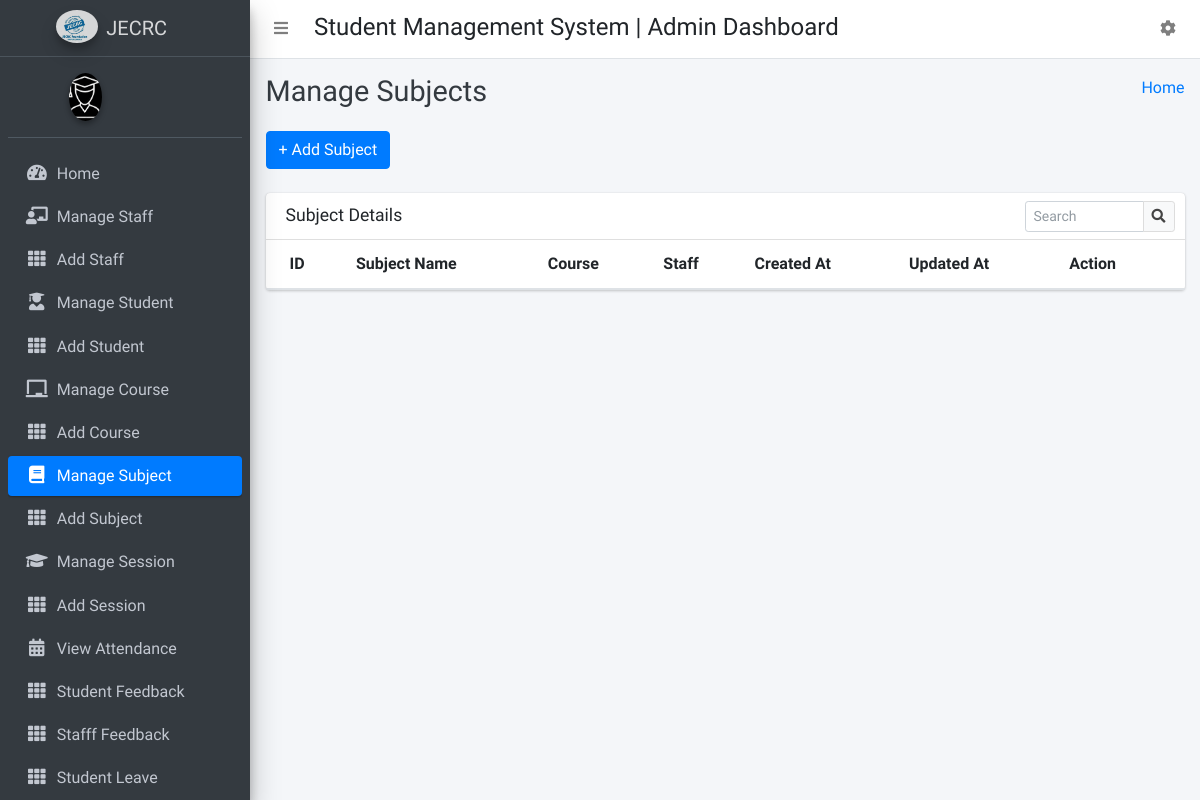
Before: /manage_subject/ with the older database file.
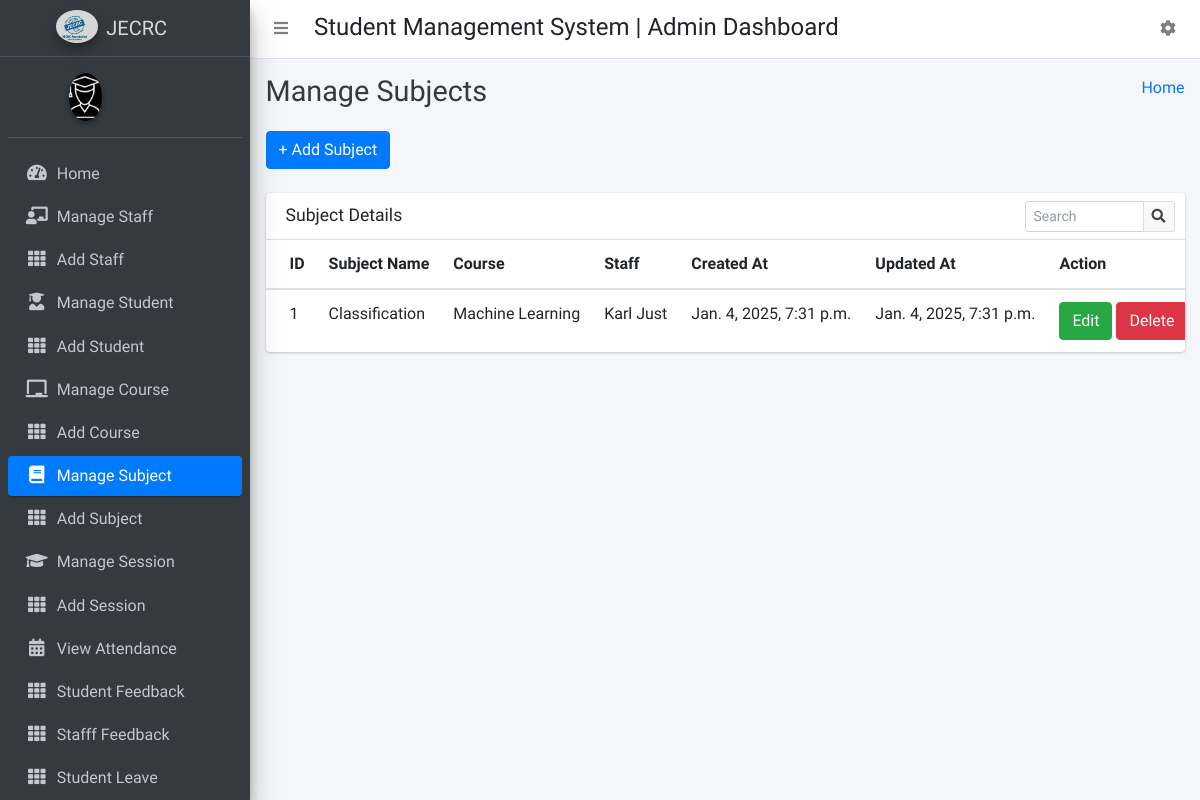
After: the same page with the newer database file.
### CollegeManagementapp/models.py (models this page shows)
class Subjects(models.Model):
    id =models.AutoField(primary_key=True)
    subject_name = models.CharField(max_length=255)
    course_id = models.ForeignKey(Courses, on_delete=models.CASCADE, default=1) #need to give defauult course
    staff_id = models.ForeignKey(CustomUser, on_delete=models.CASCADE)
    created_at = models.DateTimeField(auto_now_add=True)
    updated_at = models.DateTimeField(auto_now=True)
    objects = models.Manager()

class Courses(models.Model):
    id = models.AutoField(primary_key=True)
    course_name = models.CharField(max_length=255)
    created_at = models.DateTimeField(auto_now_add=True)
    updated_at = models.DateTimeField(auto_now=True)
    objects = models.Manager()

class CustomUser(AbstractUser):
    HOD = '1'
    STAFF = '2'
    STUDENT = '3'
    EMAIL_TO_USER_TYPE_MAP = {
        'hod': HOD,
        'staff': STAFF,
        'student': STUDENT
    }
    user_type_data = ((HOD, "HOD"), (STAFF, "Staff"), (STUDENT, "Student"))
    user_type = models.CharField(default=1, choices=user_type_data, max_length=10)

### CollegeManagementapp/HodViews.py (the view)
# urls.py: path('manage_subject/', HodViews.manage_subject, name="manage_subject"),
def manage_subject(request):
    subjects = Subjects.objects.all()
    context = {
        "subjects": subjects
    }
    return render(request, 'hod_template/manage_subject_template.html', context)

### CollegeManagementapp/templates/hod_template/manage_subject_template.html (shortened to what this page needs)
{% extends 'hod_template/base_template.html' %}
{% block page_title %}
    Manage Subjects
{% endblock page_title %}
{% block main_content %}
{% load static %}
<section class="content">
        <div class="container-fluid">
            <a class="btn btn-primary" href="{% url 'add_subject' %}" role="button">+ Add Subject</a> <br/>&nbsp;
            <div class="row">
                <div class="col-md-12">
                    <div class="card">
                        <div class="card-header">
                            <h3 class="card-title">Subject Details</h3>
                            <div class="card-tools">
                            <div class="input-group input-group-sm" style="width: 150px;">
                                <input type="text" name="table_search" class="form-control float-right" placeholder="Search">
                                <div class="input-group-append">
                                <button type="submit" class="btn btn-default"><i class="fas fa-search"></i></button>
                                </div>
                            </div>
                            </div>
                        </div>
                        <div class="card-body table-responsive p-0">
                            <table class="table table-hover text-nowrap">
                            <thead>
                                <tr>
                                <th>ID</th>
                                <th>Subject Name</th>
                                <th>Course</th>
                                <th>Staff</th>
                                <th>Created At</th>
                                <th>Updated At</th>
                                <th>Action</th>
                                </tr>
                            </thead>
                            <tbody>
                                {% for subject in subjects %}
                                <tr>
                                <td>{{ subject.id }}</td>
                                <td>{{ subject.subject_name }}</td>
                                <td>{{ subject.course_id.course_name }}</td>
                                <td>{{ subject.staff_id.first_name }} {{ subject.staff_id.last_name }}</td>
                                <td>{{ subject.created_at }}</td>
                                <td>{{ subject.updated_at }}</td>
                                <td>
                                    <a href="{% url 'edit_subject' subject.id %}" class="btn btn-success">Edit</a>
                                    <a href="{% url 'delete_subject' subject.id %}" class="btn btn-danger">Delete</a>
                                </td>
                                </tr>
                                {% endfor %}
                            </tbody>
                            </table>
                        </div>
                        </div>
                </div>
            </div>
        </div>
      </section>
  {% endblock main_content %}

Changed rows visible on the page:
added Subjects: id "1", subject_name "Classification", course_id.course_name "Machine Learning", staff_id.first_name "Karl", staff_id.last_name "Just", created_at "Jan. 4, 2025, 7:31 p.m.", updated_at "Jan. 4, 2025, 7:31 p.m."
